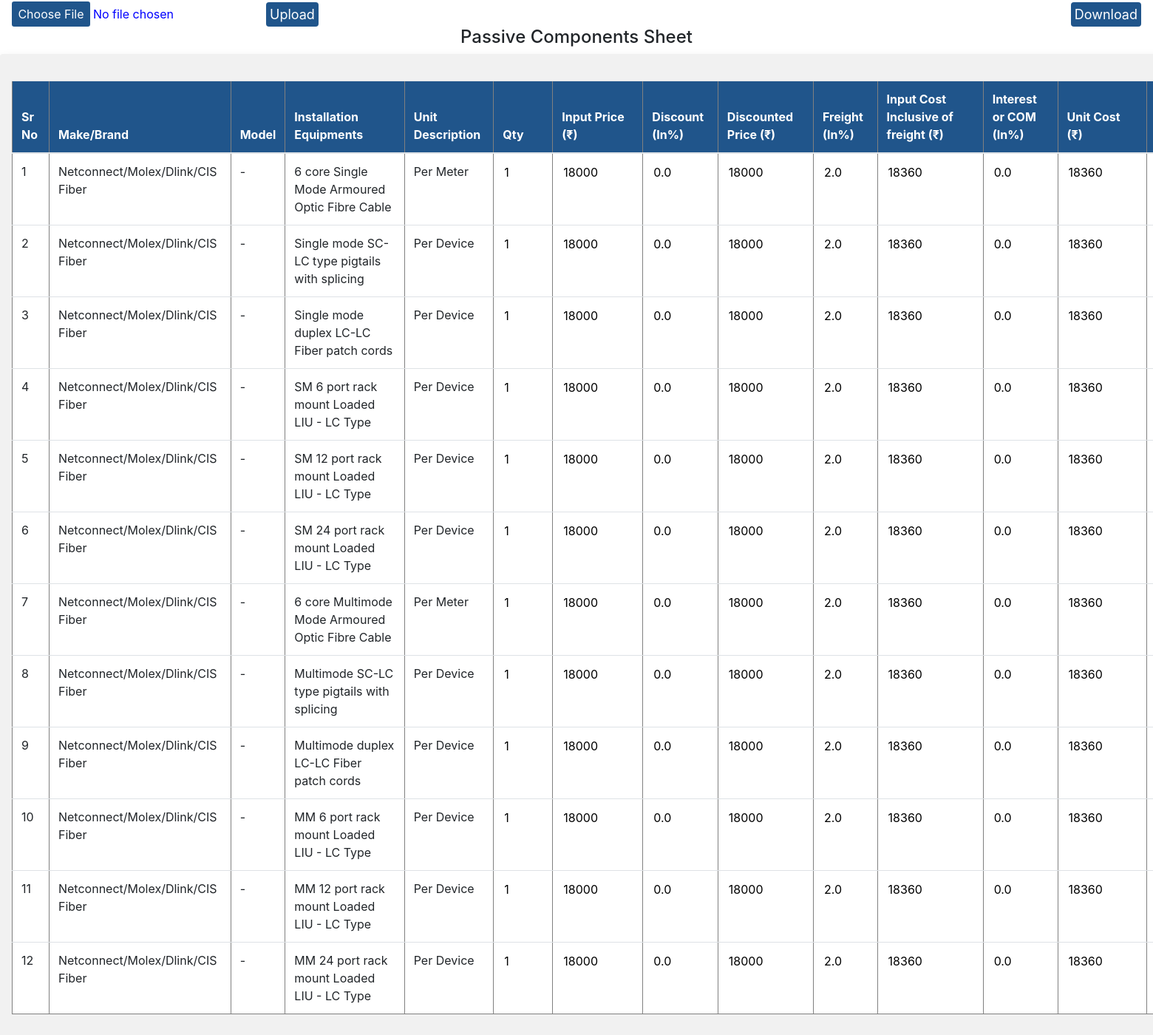
The app's page /admins/hardwarepassive/ with its own data.
### Admin1/models.py (models this page shows)
class HardWarePassive(models.Model):
    sr_no=models.AutoField(primary_key=True)
    MakeBrand=models.CharField(max_length=500)
    Model=models.CharField(max_length=500)
    InstallationEquipments=models.CharField(max_length=500)
    UnitDescription=models.CharField(max_length=500)
    Qty=models.IntegerField()
    InputPrice =models.IntegerField()
    Discount=models.IntegerField()
    DiscountedPrice=models.IntegerField()
    Freight=models.IntegerField()
    InputCostInclusiveoffreight=models.IntegerField()
    InterestCOM=models.IntegerField()
    UnitCost=models.IntegerField()
    InwardTax=models.IntegerField()
    UnitCostInclusiveofRisk=models.IntegerField()
    ContigencyPercentage=models.IntegerField()
    UnitCostInclusiveofContigency=models.IntegerField()
    Margin=models.IntegerField()
    Unit_Price=models.IntegerField()
    WarrantyCharges=models.IntegerField()
    UnitPrice=models.IntegerField()
    InsuranceCharges =models.IntegerField()
    ListPricewithoutRoundup =models.IntegerField()
    ListPricewithRoundedup =models.IntegerField()

class InputConfiguration(models.Model):
    sr_no=models.AutoField(primary_key=True)
    desc=models.CharField(max_length=500)
    ft_hardware=models.FloatField()
    active=models.FloatField()
    passive=models.FloatField()
    ddcsensor=models.FloatField()
    thirdparty=models.FloatField()
    cabpiptray=models.FloatField()
    ft_hardware1=models.FloatField()
    active1=models.FloatField()
    passive1=models.FloatField()
    ddcsensor1=models.FloatField()
    thirdparty1=models.FloatField()
    cabpiptray1=models.FloatField()
    ftmandayeffort=models.FloatField()
    othersmicffort=models.FloatField()
    ft2=models.FloatField()
    ft3=models.FloatField()
    ft4=models.FloatField()

### Admin1/views.py (the view)
# urls.py: path('hardwarepassive/',views.hardwarepassive,name='hardwarepassive'),
def hardwarepassive(request):
	entries=HardWarePassive.objects.all()
	context=fetchdata()
	context['entries']=entries
	return render(request,'Admin1/hardwarepassive.html',context)

### Admin1/views.py (called while the page is built)
def fetchdata():
	context={}
	InputConfigurations=InputConfiguration.objects.all()
	for i in range(len(InputConfigurations)):
		context[f"InputConfigurations{i+1}"]=InputConfigurations[i]
	return context

### templates/Admin1/hardwarepassive.html (shortened to what this page needs)
<!DOCTYPE html>
<html lang="en">
<head>
    <link rel="stylesheet" href="https://cdn.jsdelivr.net/npm/bootstrap@4.1.3/dist/css/bootstrap.min.css"
>
</head>
<div>
<div style="display:flex;align-items:flex-end" >
            <form  action="/admins/hardwarepassiveimport/" style="display:flex;align-items:flex-end" class="mx-3"  method="post" enctype="multipart/form-data">{% csrf_token %}
                <div style="display:inline-block"><input type="file" style="color: blue;" accept=".xls" required name="bookfile" id=""></div>
                <button type="submit" class="btn">Upload</button>
        </form>
        <a style="margin-left:auto ;" class="btnss" href="{% url 'export_hardwarepassive' %}">
            <button class="btn mx-3"> Download</button>
        </a>
    </div>
    <h4 style="text-align: center;">Passive Components Sheet</h4>
    <div style="width:3000px;background-color: rgb(241, 241, 241);" class="shadow p-3 mb-5 rounded">
        <form class="my-1">
            <table class="table">
                <table class="table" border='1'>
                <thead>
                    <tr style="background-color:#20558B;color:white">
                        <th>Sr No</th>
                        <th>Make/Brand</th>
                        <th>Model</th>
                        <th>Installation Equipments</th>
                        <th>Unit Description</th>
                        <th>Qty</th>
                        <th>Input Price (₹)</th>
                        <th>Discount (In%)</th>
                        <th>Discounted Price (₹)</th>
                        <th>Freight (In%)</th>
                        <th>Input Cost Inclusive of freight (₹)</th>
                        <th>Interest or COM (In%)</th>
                        <th>Unit Cost (₹)</th>
                        <th>Inward Tax (In%)</th>
                    </tr>
                </thead>
                <tbody>
                    {% for entry in entries %}
                    <tr style="background-color:white">
                        <td>{{entry.sr_no}}</td>
                        <td>{{entry.MakeBrand}}</td>
                        <td>{{entry.Model}}</td>
                        <td>{{entry.InstallationEquipments}}</td>
                        <td>{{entry.UnitDescription}}</td>
                        <th><input onchange="abcd(event)" class="{{entry.sr_no}}" id="{{entry.sr_no}}Qty" style="width: 55px;border:none" value="{{entry.Qty}}"
                                    type="number"></th>
                        <th><input onchange="efgh(event)" class="{{entry.sr_no}}" id="{{entry.sr_no}}InputPrice" style="width: 95px;border:none"  value="{{entry.InputPrice}}"
                                    type="number"></th>
                        <th><input  id="{{entry.sr_no}}Discount" style="width: 55px;border:none" readonly="true" value="{{InputConfigurations1.passive}}"
                                    type="number"></th>
                        <th><input  id="{{entry.sr_no}}DiscountedPrice" style="width: 95px;border:none" readonly="true" value="{{entry.DiscountedPrice}}"
                                    type="number"></th>
                        <th><input  id="{{entry.sr_no}}Freight" style="width: 55px;border:none" readonly="true" value="{{InputConfigurations2.passive}}"
                                    type="number"></th>
                        <th><input  id="{{entry.sr_no}}InputCostInclusiveoffreight" style="width: 95px;border:none" readonly="true" value="{{entry.InputCostInclusiveoffreight}}"
                                    type="number"></th>
                        <th><input  id="{{entry.sr_no}}InterestCOM" style="width: 55px;border:none" readonly="true" value="{{InputConfigurations3.passive}}"
                                    type="number"></th>
                        <th><input  id="{{entry.sr_no}}UnitCost" style="width: 95px;border:none" readonly="true" value="{{entry.UnitCost}}"
                                    type="number"></th>
                        <th><input  id="{{entry.sr_no}}InwardTax" style="width: 55px;border:none" readonly="true" value="{{InputConfigurations4.passive}}"
                                    type="number"></th>
                    </tr>
                    {% endfor %}
                </tbody>
            </table>
        </form>
    </div>
</body>
</html>

### templates/Admin1/hardwarepassive.html (style rules this page uses)
.btn { background-color: #20558B; border: none; color: white; padding: 3px 5px; cursor: pointer; font-size: 18px; }

### records on screen
HardWarePassive: sr_no "1", MakeBrand "Netconnect/Molex/Dlink/CIS Fiber", Model "-", InstallationEquipments "6 core Single Mode Armoured Optic Fibre Cable", UnitDescription "Per Meter", InputPrice "18000", DiscountedPrice "18000", InputCostInclusiveoffreight "18360", UnitCost "18360"
InputConfiguration: passive "0.0"
InputConfiguration: passive "2.0"
InputConfiguration: passive "0.0"
HardWarePassive: sr_no "2", MakeBrand "Netconnect/Molex/Dlink/CIS Fiber", Model "-", InstallationEquipments "Single mode SC-LC type pigtails with splicing", UnitDescription "Per Device", Qty "1", InputPrice "18000", DiscountedPrice "18000", InputCostInclusiveoffreight "18360", UnitCost "18360"
HardWarePassive: sr_no "3", MakeBrand "Netconnect/Molex/Dlink/CIS Fiber", Model "-", InstallationEquipments "Single mode duplex LC-LC Fiber patch cords", UnitDescription "Per Device", Qty "1", InputPrice "18000", DiscountedPrice "18000", InputCostInclusiveoffreight "18360", UnitCost "18360"
HardWarePassive: sr_no "4", MakeBrand "Netconnect/Molex/Dlink/CIS Fiber", Model "-", InstallationEquipments "SM 6 port rack mount Loaded LIU - LC Type", UnitDescription "Per Device", Qty "1", InputPrice "18000", DiscountedPrice "18000", InputCostInclusiveoffreight "18360", UnitCost "18360"
HardWarePassive: sr_no "5", MakeBrand "Netconnect/Molex/Dlink/CIS Fiber", Model "-", InstallationEquipments "SM 12 port rack mount Loaded LIU - LC Type", UnitDescription "Per Device", Qty "1", InputPrice "18000", DiscountedPrice "18000", InputCostInclusiveoffreight "18360", UnitCost "18360"
HardWarePassive: sr_no "6", MakeBrand "Netconnect/Molex/Dlink/CIS Fiber", Model "-", InstallationEquipments "SM 24 port rack mount Loaded LIU - LC Type", UnitDescription "Per Device", Qty "1", InputPrice "18000", DiscountedPrice "18000", InputCostInclusiveoffreight "18360", UnitCost "18360"
HardWarePassive: sr_no "7", MakeBrand "Netconnect/Molex/Dlink/CIS Fiber", Model "-", InstallationEquipments "6 core Multimode Mode Armoured Optic Fibre Cable", UnitDescription "Per Meter", Qty "1", InputPrice "18000", DiscountedPrice "18000", InputCostInclusiveoffreight "18360", UnitCost "18360"
HardWarePassive: sr_no "8", MakeBrand "Netconnect/Molex/Dlink/CIS Fiber", Model "-", InstallationEquipments "Multimode SC-LC type pigtails with splicing", UnitDescription "Per Device", Qty "1", InputPrice "18000", DiscountedPrice "18000", InputCostInclusiveoffreight "18360", UnitCost "18360"
HardWarePassive: sr_no "9", MakeBrand "Netconnect/Molex/Dlink/CIS Fiber", Model "-", InstallationEquipments "Multimode duplex LC-LC Fiber patch cords", UnitDescription "Per Device", Qty "1", InputPrice "18000", DiscountedPrice "18000", InputCostInclusiveoffreight "18360", UnitCost "18360"
HardWarePassive: sr_no "10", MakeBrand "Netconnect/Molex/Dlink/CIS Fiber", Model "-", InstallationEquipments "MM 6 port rack mount Loaded LIU - LC Type", UnitDescription "Per Device", Qty "1", InputPrice "18000", DiscountedPrice "18000", InputCostInclusiveoffreight "18360", UnitCost "18360"
HardWarePassive: sr_no "11", MakeBrand "Netconnect/Molex/Dlink/CIS Fiber", Model "-", InstallationEquipments "MM 12 port rack mount Loaded LIU - LC Type", UnitDescription "Per Device", Qty "1", InputPrice "18000", DiscountedPrice "18000", InputCostInclusiveoffreight "18360", UnitCost "18360"
HardWarePassive: sr_no "12", MakeBrand "Netconnect/Molex/Dlink/CIS Fiber", Model "-", InstallationEquipments "MM 24 port rack mount Loaded LIU - LC Type", UnitDescription "Per Device", Qty "1", InputPrice "18000", DiscountedPrice "18000", InputCostInclusiveoffreight "18360", UnitCost "18360"
